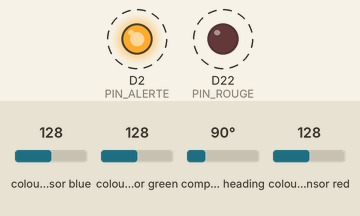
Recording of a sketch running on a simulated Arduino Nano 33 BLE. Shown: output pins drawn as LEDs (lit = HIGH). Dashed ring = blinking. The test bench sets the inputs (shaded band); at power-on: colour sensor blue 128, colour sensor green 128, compass heading 90°, colour sensor red 128. What the sketch prints to the serial monitor is not drawn.

Above: at 1.0 s.
Timing chart, 0 to 5.1 s (numbered marks = the images above):
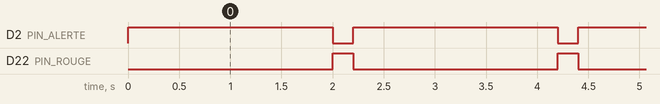

The sketch:

Nano.ino
```cpp
#include <Arduino_BMI270_BMM150.h>
#include <Arduino_APDS9960.h>

#define PIN_ROUGE 22
#define PIN_ALERTE 2

void setup() {
  Serial.begin(9600);

  IMU.begin();
  APDS.begin();

  pinMode(PIN_ROUGE, OUTPUT);
  digitalWrite(PIN_ROUGE, HIGH);

  pinMode(PIN_ALERTE, OUTPUT);
  digitalWrite(PIN_ALERTE, LOW);

  Serial.println("--- MINE PRETE (SIGNAL ELECTRIQUE) ---");
}

void loop() {
  if (APDS.colorAvailable()) {
    int r, g, b, clair;
    APDS.readColor(r, g, b, clair);

    if (clair > 100) {
      declencherExplosion();
    }
  }

  if (IMU.magneticFieldAvailable()) {
    float mx, my, mz;
    IMU.readMagneticField(mx, my, mz);
    float magnitude = sqrt(mx*mx + my*my + mz*mz);

    if (magnitude > 200.0) {
      declencherExplosion();
    }
  }
  delay(200);
}

void declencherExplosion() {
  Serial.println("!!! EXPLOSION !!!");

  digitalWrite(PIN_ALERTE, HIGH);

  digitalWrite(PIN_ROUGE, LOW);
  delay(2000);
  digitalWrite(PIN_ROUGE, HIGH);

  digitalWrite(PIN_ALERTE, LOW);
}
```

Measured:
- by itself, D2 (PIN_ALERTE): alternates HIGH for 2.0 s and LOW for 0.20 s
- by itself, D22 (PIN_ROUGE): alternates HIGH for 0.20 s and LOW for 2.0 s
